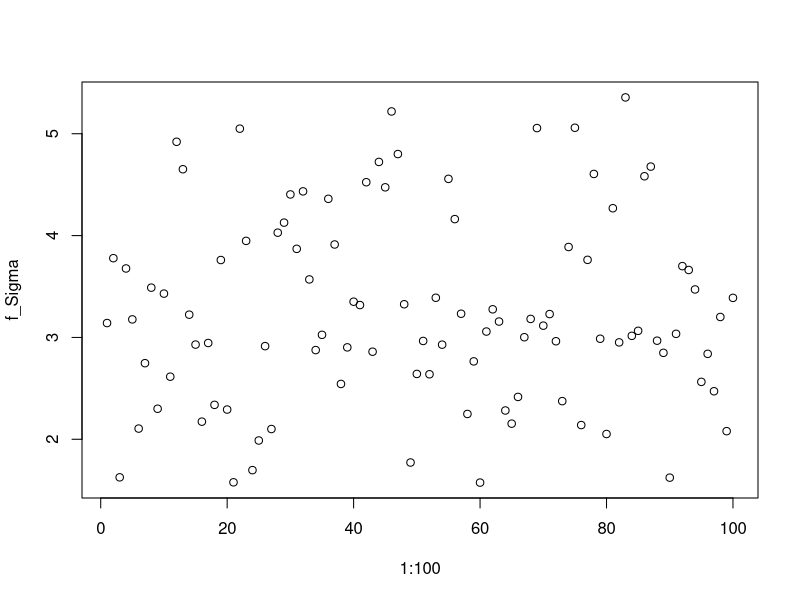

The R script that drew this image: (Note: this script raises an error after producing the figure.)
## ---- chunk 1
library('fBasics')
library('Matrix')
library("matrixcalc")
## ---- chunk 2
n <- 5
# Lambda <- rbind(c(0.7,0.9,0,0,0), c(0.3,0.8,0.9,0,0),c(0,0.5,0.4,-0.6,0),c(0,0,0.76,0.9,0.65), c(0,0,0,0.8,0.5))
Lambda <- rbind(c(0.03,0,0.8,0,0),c(0,0.05,0.04,0,0),c(0.07,-0.09,0.06,0.03,0.04),c(0,0,-0.65,0.09,0), c(0,0,0.08,0,0.05)) 
omega <- 1

# Calculate Sigma
vec_Sigma <- solve(diag(n**2)-(t(Lambda) %x% t(Lambda))) %*% vec(omega * diag(n))
Sigma <- matrix(vec_Sigma, nrow = n)

f_Sigma <- c()
num_edge <- nnzero(Lambda)

for (i in 1:100) {
  Lambda_val <- runif(num_edge,-1,1)
  Lambda_t <- rbind(c(Lambda_val[1],Lambda_val[2],0,0,0), c(Lambda_val[3],Lambda_val[4],Lambda_val[5],0,0),c(0,Lambda_val[6],Lambda_val[7],-Lambda_val[8],0),c(0,0,Lambda_val[9],Lambda_val[10],Lambda_val[11]), c(0,0,0,Lambda_val[12],Lambda_val[13]))
  f_Sigma_val <- frobenius.norm(Sigma - t(Lambda_t) %*% Sigma %*% Lambda_t - diag(n))
  f_Sigma <- c(f_Sigma,f_Sigma_val)
}

plot(1:100,f_Sigma)
## ---- chunk 3
n <- 3
Lambda <- rbind(c(0.5,0,0.9),c(0,0.6,0.7),c(0,0,0.5))  # Changable coefficients

omega <- 1

vec_Sigma <- solve(diag(n**2)-(t(Lambda) %x% t(Lambda))) %*% vec(omega * diag(n))
Sigma <- matrix(vec_Sigma, nrow = n)

l_1 <- seq(-1,1,0.1)
l_2 <- seq(-1,1,0.1)
obj <- c()
for (i in 1:length(l_1)) {
  l <- rbind(c(0.5,0,l_1[i]),c(0,0.6,l_2[i]),c(0,0,0.5))
  obj[i] <- norm(Sigma - t(l) %*% Sigma %*% l - omega*diag(n), type="2") ** 2
}
scatter3D(l_1,l_2,obj)
## ---- chunk 4
n <- 3
Lambda <- rbind(c(runif(1,0.1,1),0,runif(1,0.1,1)),c(0,runif(2,0.1,1)),c(0,0,runif(1,0.1,1)))

omega <- 1

vec_Sigma <- solve(diag(n**2)-(t(Lambda) %x% t(Lambda))) %*% vec(omega * diag(n))
Sigma <- matrix(vec_Sigma, nrow = n)

# Objective function
obj_fn <- function(par,Sigma,omega) {
  n <- 3
  Lambda <- rbind(c(par[1],par[2],par[3]),c(par[4],par[5],par[6]),c(par[7],par[8],par[9]))
  non_zero_par <- c(Lambda[-c(1,5,9)])
  obj <- norm(Sigma - t(Lambda) %*% Sigma %*% Lambda - omega*diag(n), type="2") ** 2 + abs(par[10] * (length(which(abs(non_zero_par) != 0)) - 2))
  return (obj)
}

res <- optim(par=c(runif(9,0,1),10), method = "BFGS", obj_fn,Sigma = Sigma,omega = omega)
while (res$convergence) {
    res <- optim(par=c(runif(9,0,1),10), method = "BFGS", obj_fn,Sigma = Sigma,omega = omega)
}
res
length(which(abs(res$par[-c(1,5,9)]) != 0))
t(matrix(res$par[-10], nrow = 3))
## ---- chunk 5
n <- 3
Lambda <- rbind(c(runif(1,0.1,1),0,runif(1,0.1,1)),c(0,runif(2,0.1,1)),c(0,0,runif(1,0.1,1)))

omega <- 1

vec_Sigma <- solve(diag(n**2)-(t(Lambda) %x% t(Lambda))) %*% vec(omega * diag(n))
Sigma <- matrix(vec_Sigma, nrow = n)

# Objective function
obj_fn <- function(par,Sigma, omega, gamma) {
  n <- 3
  Lambda <- rbind(c(par[1],par[2],par[3]),c(par[4],par[5],par[6]),c(par[7],par[8],par[9]))
  non_zero_par <- c(Lambda[-c(1,5,9)])
  obj <- norm(Sigma - t(Lambda) %*% Sigma %*% Lambda - omega*diag(n), type="2") ** 2 + abs(gamma * (length(which(abs(non_zero_par) != 0)) - 2))
  return (obj)
}

gamma_par <- 100
res <- optim(par=runif(9,0,1), method = "BFGS", obj_fn,Sigma = Sigma,omega = omega, gamma = gamma_par)
while (res$convergence) {
    res <- optim(par=runif(9,0,1), method = "BFGS", obj_fn,Sigma = Sigma,omega = omega, gamma = gamma_par)
}
res
length(which(abs(res$par[-c(1,5,9)]) != 0))
t(matrix(res$par, nrow = 3))
## ---- chunk 6
n <- 3
# Lambda <- rbind(runif(3,0.1,1),c(0,runif(1,0.1,1),0),c(0,0,runif(1,0.1,1)))  # Changable coefficients
Lambda <- rbind(c(runif(1,0.1,1),0,runif(1,0.1,1)),c(0,runif(2,0.1,1)),c(0,0,runif(1,0.1,1)))

omega <- 1

vec_Sigma <- solve(diag(n**2)-(t(Lambda) %x% t(Lambda))) %*% vec(omega * diag(n))
Sigma <- matrix(vec_Sigma, nrow = n)

# Objective function
obj_fn <- function(par,Sigma,omega,gamma) {
  n <- 3
  Lambda <- rbind(c(par[1],par[2],par[3]),c(par[4],par[5],par[6]),c(par[7],par[8],par[9]))
  non_zero_par <- c(Lambda[-c(1,5,9)])
  obj <- norm(Sigma - t(Lambda) %*% Sigma %*% Lambda - omega*diag(n), type="2") ** 2 + abs(gamma * sum(abs(non_zero_par)))
  return (obj)
}

gamma_par <- 1
res <- optim(par=c(runif(9,0,1)), method = "BFGS", obj_fn,Sigma = Sigma,omega = omega, gamma = gamma_par)
while(1) {
  while (res$convergence) {
    res <- optim(par=c(runif(9,0,1)), method = "BFGS", obj_fn,Sigma = Sigma,omega = omega, gamma = gamma_par)
  }
  off_diag_par <- length(which(abs(res$par[-c(1,5,9)]) > 0.01))
  if (off_diag_par == 2) {
    print(gamma_par)
    break
  }else if(off_diag_par < 2){
   gamma_par <<- gamma_par - 1
  }else {
    gamma_par <<- gamma_par + 1
  }
}
res
length(which(abs(res$par[-c(1,5,9)]) > 0.01))
t(matrix(res$par, nrow = 3))
## ---- chunk 7
n <- 4
Lambda <- rbind(c(runif(2,0.1,1),0,0),c(0,runif(1,0.1,1),0,runif(1,0.1,1)),c(0,0,runif(2,0.1,1)),c(0,0,0,runif(1,0.1,1)))  # Changable coefficients

omega <- 1

vec_Sigma <- solve(diag(n**2)-(t(Lambda) %x% t(Lambda))) %*% vec(omega * diag(n))
Sigma <- matrix(vec_Sigma, nrow = n)

# Objective function
obj_fn <- function(par,Sigma,omega,gamma) {
  n <- 4
  Lambda <- t(matrix(par,nrow=n))
  non_zero_par <- c(Lambda[-c(1,6,11,16)])
  obj <- norm(Sigma - t(Lambda) %*% Sigma %*% Lambda - omega*diag(n), type="2") ** 2 + (gamma * sum(abs(non_zero_par)))
  return (obj)
}

gamma_par <- 1
while(1) {
  res <- optim(par=c(runif(16,0,1)), method = "BFGS", obj_fn,Sigma = Sigma,omega = omega, gamma = gamma_par)
  while (res$convergence) {
    res <- optim(par=c(runif(16,0,1)), method = "BFGS", obj_fn,Sigma = Sigma,omega = omega, gamma = gamma_par)
  }
  off_diag_par <- length(which(abs(res$par[-c(1,6,11,16)]) > 0.01))
  if (off_diag_par == 3) {
    print(gamma_par)
    break
  }else if(off_diag_par < 3){
   gamma_par <<- gamma_par - 1
  }else {
    gamma_par <<- gamma_par + 1
  }
}
res
length(which(abs(res$par[-c(1,6,11,16)]) > 0.01))
t(matrix(res$par, nrow = 4))
## ---- chunk 8
# Cholesky
n <- 4
# Lambda <- rbind(c(0.3,0,0.4,0),c(0,0.5,0.8,0),c(0,0,0.6,0),c(0,0,0.4,0.9))  # Changable coefficients
Lambda <- matrix(res$par, nrow = 4)

omega <- 1

vec_Sigma <- solve(diag(n**2)-(t(Lambda) %x% t(Lambda))) %*% vec(omega * diag(n))
Sigma <- matrix(vec_Sigma, nrow = n)

Lambda_prime <- solve(chol(Sigma)) %*% chol(Sigma - omega * diag(n))

Lambda_prime
## ---- chunk 9
n <- 3
Lambda <- rbind(c(0.5,0.7,0),c(0,0.6,0),c(0,0,0.4))  # Changable coefficients

omega <- 1

vec_Sigma <- solve(diag(n**2)-(t(Lambda) %x% t(Lambda))) %*% vec(omega * diag(n))
Sigma <- matrix(vec_Sigma, nrow = n)

# Objective function
obj_fn <- function(par,Sigma,omega) {
  n <- 3
  Lambda <- rbind(c(par[1],par[2],0),c(0,par[3],0),c(0,0,par[4]))
  obj <- norm(Sigma - t(Lambda) %*% Sigma %*% Lambda - omega*diag(n), type="2")
  return (obj)
}

optim(par=rep(0L,4),obj_fn,Sigma = Sigma,omega = omega)
